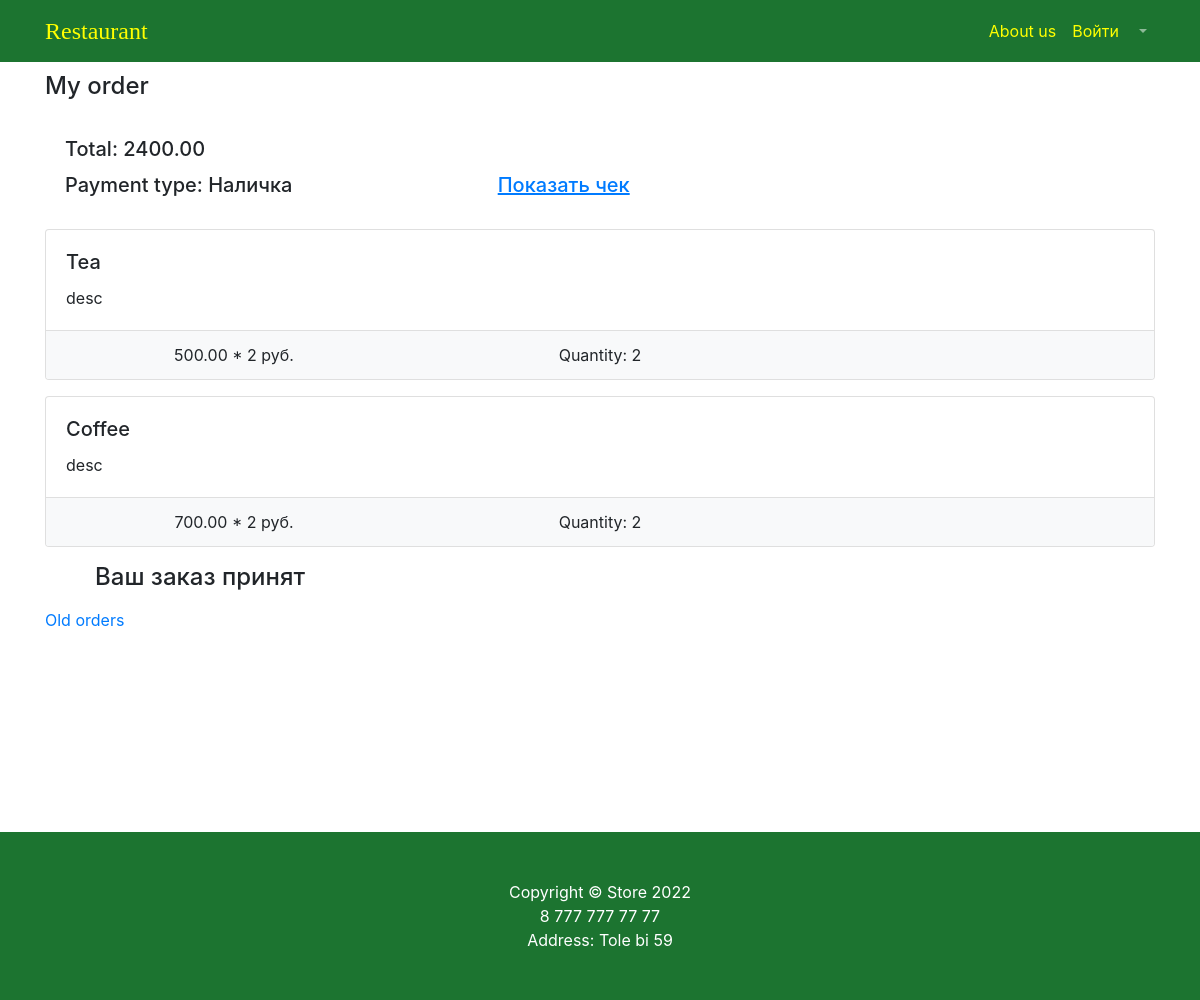
/store/order-created/ (signed in), run on an earlier commit of the app's database.
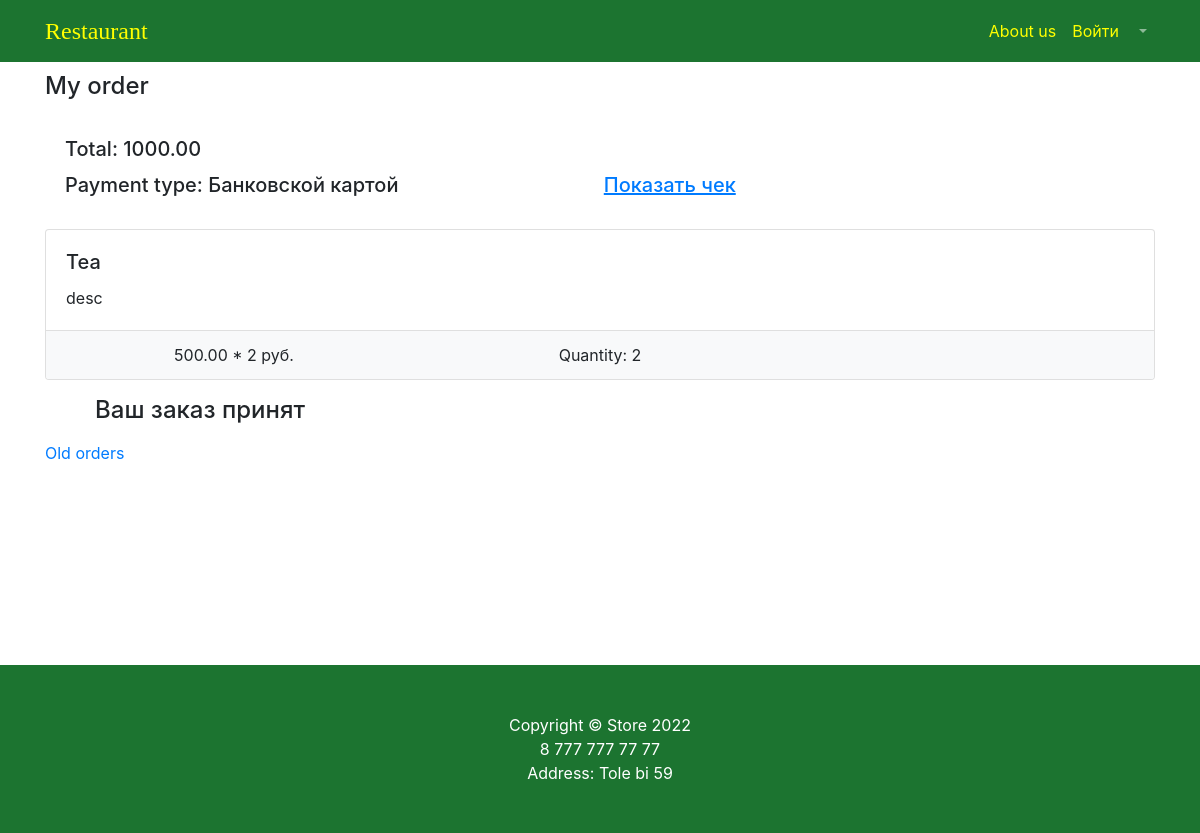
And on a later commit of the database.
### products/models.py (models this page shows, shortened)
class Order(models.Model):
    user = models.ForeignKey(to=User, on_delete=models.CASCADE)
    status = models.BooleanField(default=False)
    payment = models.OneToOneField(to=Payment, on_delete=models.CASCADE)
    created_at = models.DateTimeField(auto_now_add=True)
    updated_at = models.DateTimeField(auto_now=True)
    place_number = models.PositiveIntegerField()

class Payment(models.Model):
    status = models.BooleanField(default=False)
    type = models.CharField(max_length=12, default='Наличка')
    total = models.DecimalField(max_digits=12, decimal_places=2, default=0)
    created_at = models.DateTimeField(auto_now_add=True)
    updated_at = models.DateTimeField(auto_now=True)

class OrderItem(models.Model):
    dish = models.ForeignKey(to=Dish, on_delete=models.CASCADE)
    quantity = models.PositiveSmallIntegerField(default=0)
    order = models.ForeignKey('Order', on_delete=models.CASCADE, null=True, blank=True,
                                    related_name='order_items')

class Dish(models.Model):
    name = models.CharField(max_length=256)
    description = models.TextField()
    price = models.DecimalField(max_digits=10, decimal_places=2)
    is_active = models.BooleanField(default=True)
    image = models.ImageField(upload_to='product_image')
    category = models.ForeignKey(to=Category, on_delete=models.CASCADE)

### products/views.py (the view)
# urls.py: path('order-created/', views.order_created, name='order_created'),
@login_required
def order_created(request):
    order = Order.objects.get(user=request.user, status=False)
    order.status=True
    order.save()
    orderitems = OrderItem.objects.filter(order=order)
    total = 0
    for orderitem in orderitems:
        total += orderitem.quantity * orderitem.dish.price
    context = {
        'title': 'storeApp',
        'order': order,
        'total': total,
        'orderitems': orderitems
    }
    return render(request, 'products/order-create-succes.html', context)

### products/templates/products/order-create-succes.html (shortened to what this page needs)
{% load static %}
<!DOCTYPE html>
<html lang="en">
<head>
    <link href="{% static 'vendor/bootstrap/css/bootstrap.min.css' %}" rel="stylesheet">
    <link href="{% static 'vendor/css/products.css' %}" rel="stylesheet">
</head>
<nav class="navbar navbar-expand-lg navbar-dark fixed-top" style="background-color: #1c7430">
    <div class="container">
        <a class="navbar-brand" href="/store/products/" style="color: yellow; font-family: 'Sans Serif Collection'; font-size: 24px">Restaurant</a>
        <div class="collapse navbar-collapse" id="navbarResponsive">
            <ul class="navbar-nav ml-auto">
                <li class="nav-item">
                    <a class="nav-link" href="products.html" style="color: yellow">About us  </a>
                </li>
                <li class="nav-item">
                    <a class="nav-link" href="/users/login/" style="color: yellow">Войти </a>
                </li>
                <li class="nav-item dropdown">
                    <a class="nav-link dropdown-toggle" href="#" id="navbarDropdown" role="button"
                       data-bs-toggle="dropdown" aria-expanded="false">
                    </a>
                </li>
            </ul>
        </div>
    </div>
</nav>
<div class="container">
   {% if order %}
        <h4 class="mt-3 mb-3 d-flex justify-content-between align-items-center mb-3">
                My order
        </h4>
       <div class="card-body">
            <h5 class="card-title">Total: {{ total }}</h5>
            <h5 class="card-title"> Payment type: {{ order.payment.type }} <a style="margin-left: 200px; text-decoration: underline" href="#">Показать чек</a></h5>
       </div>
       {% for orderitem in orderitems %}
        <div class="card mb-3">
                    <div class="card-body">
                        <h5 class="card-title">{{orderitem.dish.name}}</h5>
                        <p class="card-text">{{ orderitem.dish.description }}</p>
                    </div>
                    <ul class="list-group list-group-flush">
                        <li class="list-group-item bg-light">
                            <div class="row text-center">
                            <div class="col-lg-4">{{ orderitem.dish.price }} * {{ orderitem.quantity }} руб. </div>
                                <div class="col-lg-4">Quantity: {{ orderitem.quantity }}</div>
                            </div>
                        </li>
                    </ul>
                </div>
    {% endfor %}
       <h4  style="margin-left: 50px" class="mt-3 mb-3 d-flex justify-content-between align-items-center mb-3">
            Ваш заказ принят
        </h4>
       <a href="{% url 'products:old_order' %}">Old orders
                                    </a>
    {% endif %}
</div>
<footer class="py-5" style="background-color: #1c7430;margin-top: 200px;">
    <div class="container" style="background-color: #1c7430">
        <p class="m-0 text-center text-white">Copyright &copy; Store 2022</p>
        <p class="m-0 text-center text-white">8 777 777 77 77</p>
        <p class="m-0 text-center text-white">Address: Tole bi 59</p>
    </div>
</footer>
</html>

What changed in the data, as far as the page shows it:
removed Order: payment.type "Наличка"
removed OrderItem: dish.name "Coffee", dish.description "desc", dish.price "700.00", quantity "2"
added Order: payment.type "Банковской картой"
Also different on the page:
{{ total }}: "2400.00" → "1000.00"
